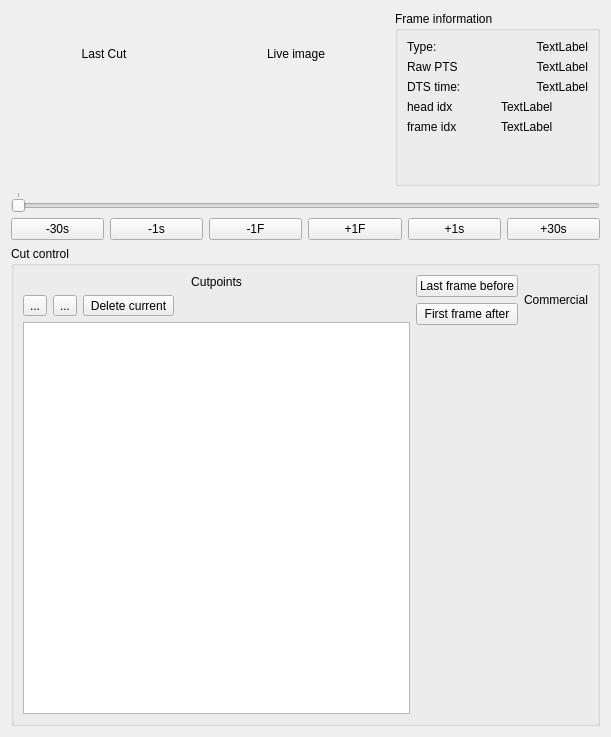
<?xml version="1.0" encoding="UTF-8"?>
<ui version="4.0">
 <class>Editor</class>
 <widget class="QWidget" name="Editor">
  <property name="geometry">
   <rect>
    <x>0</x>
    <y>0</y>
    <width>611</width>
    <height>737</height>
   </rect>
  </property>
  <property name="windowTitle">
   <string>Form</string>
  </property>
  <layout class="QVBoxLayout" name="verticalLayout_3">
   <item>
    <layout class="QGridLayout" name="gridLayout_2">
     <item row="0" column="0">
      <widget class="QLabel" name="label_7">
       <property name="text">
        <string>Last Cut</string>
       </property>
       <property name="alignment">
        <set>Qt::AlignCenter</set>
       </property>
      </widget>
     </item>
     <item row="0" column="1">
      <widget class="QLabel" name="label_6">
       <property name="text">
        <string>Live image</string>
       </property>
       <property name="alignment">
        <set>Qt::AlignCenter</set>
       </property>
      </widget>
     </item>
     <item row="0" column="2" rowspan="2">
      <widget class="QGroupBox" name="groupBox">
       <property name="title">
        <string>Frame information</string>
       </property>
       <layout class="QGridLayout" name="gridLayout">
        <item row="0" column="0">
         <widget class="QLabel" name="label">
          <property name="text">
           <string>Type:</string>
          </property>
         </widget>
        </item>
        <item row="0" column="1">
         <widget class="QLabel" name="frameTypeLabel">
          <property name="text">
           <string>TextLabel</string>
          </property>
          <property name="alignment">
           <set>Qt::AlignRight|Qt::AlignTrailing|Qt::AlignVCenter</set>
          </property>
         </widget>
        </item>
        <item row="2" column="0">
         <widget class="QLabel" name="label_2">
          <property name="text">
           <string>DTS time:</string>
          </property>
         </widget>
        </item>
        <item row="2" column="1">
         <widget class="QLabel" name="timeStampLabel">
          <property name="text">
           <string>TextLabel</string>
          </property>
          <property name="alignment">
           <set>Qt::AlignRight|Qt::AlignTrailing|Qt::AlignVCenter</set>
          </property>
         </widget>
        </item>
        <item row="5" column="0" colspan="2">
         <spacer name="verticalSpacer">
          <property name="orientation">
           <enum>Qt::Vertical</enum>
          </property>
          <property name="sizeHint" stdset="0">
           <size>
            <width>181</width>
            <height>40</height>
           </size>
          </property>
         </spacer>
        </item>
        <item row="3" column="0">
         <widget class="QLabel" name="label_3">
          <property name="text">
           <string>head idx</string>
          </property>
         </widget>
        </item>
        <item row="3" column="1">
         <widget class="QLabel" name="headIdxLabel">
          <property name="text">
           <string>TextLabel</string>
          </property>
         </widget>
        </item>
        <item row="4" column="0">
         <widget class="QLabel" name="label_5">
          <property name="text">
           <string>frame idx</string>
          </property>
         </widget>
        </item>
        <item row="4" column="1">
         <widget class="QLabel" name="frameIdxLabel">
          <property name="text">
           <string>TextLabel</string>
          </property>
         </widget>
        </item>
        <item row="1" column="0">
         <widget class="QLabel" name="label_9">
          <property name="text">
           <string>Raw PTS</string>
          </property>
         </widget>
        </item>
        <item row="1" column="1">
         <widget class="QLabel" name="rawPTSLabel">
          <property name="text">
           <string>TextLabel</string>
          </property>
          <property name="alignment">
           <set>Qt::AlignRight|Qt::AlignTrailing|Qt::AlignVCenter</set>
          </property>
         </widget>
        </item>
       </layout>
      </widget>
     </item>
     <item row="1" column="0">
      <widget class="GLDisplay" name="cutVideoWidget" native="true">
       <property name="autoFillBackground">
        <bool>false</bool>
       </property>
      </widget>
     </item>
     <item row="1" column="1">
      <widget class="GLDisplay" name="videoWidget" native="true">
       <property name="autoFillBackground">
        <bool>false</bool>
       </property>
      </widget>
     </item>
    </layout>
   </item>
   <item>
    <widget class="MovieSlider" name="timeSlider">
     <property name="orientation">
      <enum>Qt::Horizontal</enum>
     </property>
     <property name="tickPosition">
      <enum>QSlider::TicksAbove</enum>
     </property>
     <property name="tickInterval">
      <number>300</number>
     </property>
    </widget>
   </item>
   <item>
    <layout class="QHBoxLayout" name="horizontalLayout">
     <item>
      <widget class="QPushButton" name="prev30SecButton">
       <property name="text">
        <string>-30s</string>
       </property>
      </widget>
     </item>
     <item>
      <widget class="QPushButton" name="prevSecondButton">
       <property name="text">
        <string>-1s</string>
       </property>
      </widget>
     </item>
     <item>
      <widget class="QPushButton" name="prevButton">
       <property name="text">
        <string>-1F</string>
       </property>
      </widget>
     </item>
     <item>
      <widget class="QPushButton" name="nextButton">
       <property name="text">
        <string>+1F</string>
       </property>
      </widget>
     </item>
     <item>
      <widget class="QPushButton" name="nextSecondButton">
       <property name="text">
        <string>+1s</string>
       </property>
      </widget>
     </item>
     <item>
      <widget class="QPushButton" name="next30SecButton">
       <property name="text">
        <string>+30s</string>
       </property>
      </widget>
     </item>
    </layout>
   </item>
   <item>
    <widget class="QGroupBox" name="groupBox_2">
     <property name="title">
      <string>Cut control</string>
     </property>
     <layout class="QHBoxLayout" name="horizontalLayout_3">
      <item>
       <layout class="QVBoxLayout" name="verticalLayout_2">
        <item>
         <widget class="QLabel" name="label_4">
          <property name="text">
           <string>Cutpoints</string>
          </property>
          <property name="alignment">
           <set>Qt::AlignCenter</set>
          </property>
         </widget>
        </item>
        <item>
         <layout class="QHBoxLayout" name="horizontalLayout_2">
          <item>
           <widget class="QToolButton" name="cutlistOpenButton">
            <property name="text">
             <string>...</string>
            </property>
           </widget>
          </item>
          <item>
           <widget class="QToolButton" name="cutlistSaveButton">
            <property name="text">
             <string>...</string>
            </property>
           </widget>
          </item>
          <item>
           <widget class="QToolButton" name="cutlistDelItemButton">
            <property name="text">
             <string>Delete current</string>
            </property>
           </widget>
          </item>
          <item>
           <spacer name="horizontalSpacer">
            <property name="orientation">
             <enum>Qt::Horizontal</enum>
            </property>
            <property name="sizeHint" stdset="0">
             <size>
              <width>40</width>
              <height>20</height>
             </size>
            </property>
           </spacer>
          </item>
         </layout>
        </item>
        <item>
         <widget class="QListView" name="cutPointView"/>
        </item>
       </layout>
      </item>
      <item>
       <layout class="QVBoxLayout" name="verticalLayout">
        <item>
         <layout class="QGridLayout" name="gridLayout_3">
          <item row="0" column="0">
           <widget class="QPushButton" name="cutOutButton">
            <property name="text">
             <string>Last frame before</string>
            </property>
           </widget>
          </item>
          <item row="0" column="1" rowspan="2">
           <widget class="QLabel" name="label_8">
            <property name="text">
             <string>Commercial</string>
            </property>
           </widget>
          </item>
          <item row="1" column="0">
           <widget class="QPushButton" name="cutInButton">
            <property name="text">
             <string>First frame after</string>
            </property>
           </widget>
          </item>
         </layout>
        </item>
        <item>
         <spacer name="verticalSpacer_2">
          <property name="orientation">
           <enum>Qt::Vertical</enum>
          </property>
          <property name="sizeHint" stdset="0">
           <size>
            <width>20</width>
            <height>40</height>
           </size>
          </property>
         </spacer>
        </item>
       </layout>
      </item>
     </layout>
    </widget>
   </item>
  </layout>
 </widget>
 <customwidgets>
  <customwidget>
   <class>GLDisplay</class>
   <extends>QWidget</extends>
   <header>gldisplay.h</header>
   <container>1</container>
  </customwidget>
  <customwidget>
   <class>MovieSlider</class>
   <extends>QSlider</extends>
   <header>movieslider.h</header>
  </customwidget>
 </customwidgets>
 <resources/>
 <connections/>
</ui>
